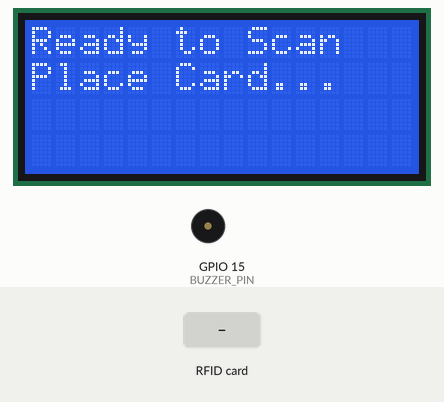
A sketch run on a simulated ESP32. On the bench: 16×4 character LCD, buzzer (waves = sounding). The inputs (shaded band) are chosen by the test bench. What the sketch prints to the serial monitor is not drawn.

Above: at 3.7 s.
3.8 s: RFID card 73 92 83 FE held to the reader
At 5.3 s:
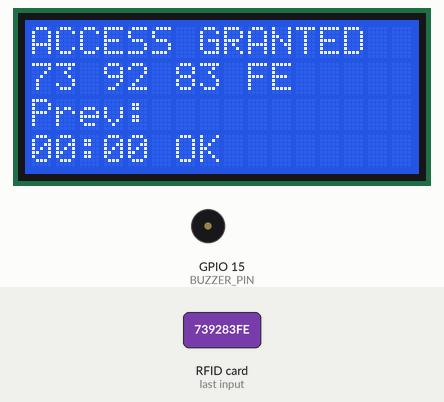
5.9 s: RFID card 5E 7A 19 C4 held to the reader
At 8.7 s:
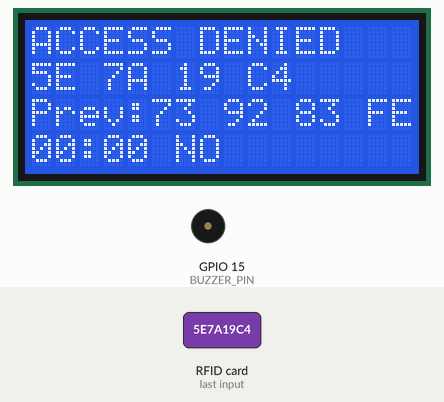
8.9 s: RFID card 45 63 9F 28 held to the reader
At 11.7 s:
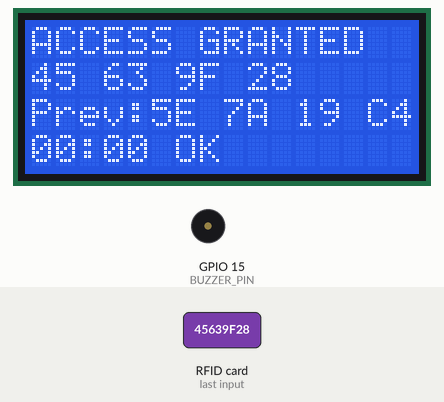
11.9 s: RFID card 2A B1 FD 3E held to the reader
At 15.1 s:
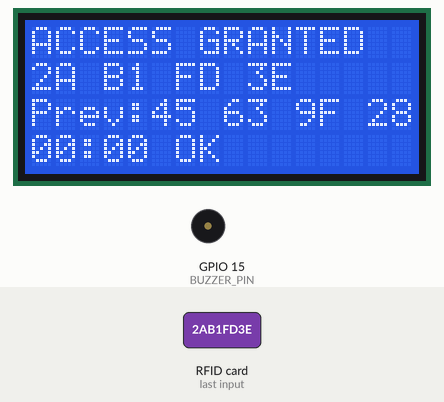
Timing chart, 0 to 16.6 s (numbered marks = the images above; inputs shaded):
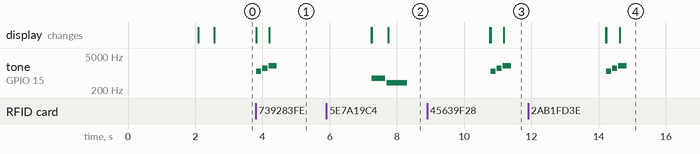

The sketch:

RFID_ESP_16x4_test.ino
```cpp
#include <SPI.h>
#include <MFRC522.h>
#include <Wire.h>
#include <LiquidCrystal_I2C.h>

// ====================== PINS ======================
#define SS_PIN      4
#define RST_PIN     5
#define BUZZER_PIN  15

// ====================== LCD =======================
LiquidCrystal_I2C lcd(0x27, 16, 4);

// ====================== RFID ======================
MFRC522 rfid(SS_PIN, RST_PIN);

// ====================== AUTHORIZED UIDS ======================
String allowedUIDs[] = {
  "73 92 83 FE",
  "45 63 9F 28",
  "2A B1 FD 3E"
};

const int numAllowed =
  sizeof(allowedUIDs) / sizeof(allowedUIDs[0]);

// ====================== HISTORY ======================
String history[3] = {"", "", ""};

// ====================== SIMPLE CLOCK ======================
int hours = 0;
int minutes = 0;

void updateTime() {
  unsigned long secs = millis() / 1000;

  minutes = (secs / 60) % 60;
  hours   = (secs / 3600) % 24;
}

String getTimeString() {
  char buf[6];
  sprintf(buf, "%02d:%02d", hours, minutes);
  return String(buf);
}

// ====================== LCD ROWS ======================
void setLCDRow(byte row) {

  switch (row) {

    case 0:
      lcd.command(0x80);
      break;

    case 1:
      lcd.command(0xC0);
      break;

    case 2:
      lcd.command(0x90);
      break;

    case 3:
      lcd.command(0xD0);
      break;
  }

  delayMicroseconds(100);
}

// ====================== SOUNDS ======================
void successSound() {

  tone(BUZZER_PIN, 1200, 150);
  delay(180);

  tone(BUZZER_PIN, 1600, 150);
  delay(180);

  tone(BUZZER_PIN, 2000, 250);
}

void deniedSound() {

  tone(BUZZER_PIN, 600, 400);
  delay(450);

  tone(BUZZER_PIN, 400, 600);
}

// ====================== SETUP ======================
void setup() {

  Serial.begin(115200);

  delay(2000);

  pinMode(BUZZER_PIN, OUTPUT);

  // I2C
  Wire.begin(21, 22);

  // LCD
  lcd.init();
  lcd.backlight();
  lcd.clear();

  setLCDRow(0);
  lcd.print("RFID SYSTEM");

  setLCDRow(1);
  lcd.print("Initializing");

  // SPI + RFID
  SPI.begin(18, 19, 23, SS_PIN);

  delay(200);

  rfid.PCD_Init();

  delay(200);

  Serial.println("RFID Ready");

  lcd.clear();

  setLCDRow(0);
  lcd.print("Ready to Scan");

  setLCDRow(1);
  lcd.print("Place Card...");
}

// ====================== LOOP ======================
void loop() {

  updateTime();

  if (!rfid.PICC_IsNewCardPresent())
    return;

  if (!rfid.PICC_ReadCardSerial())
    return;

  String uidString = "";

  for (byte i = 0; i < rfid.uid.size; i++) {

    if (rfid.uid.uidByte[i] < 0x10)
      uidString += "0";

    uidString += String(rfid.uid.uidByte[i], HEX);

    if (i < rfid.uid.size - 1)
      uidString += " ";
  }

  uidString.toUpperCase();

  Serial.print("UID: ");
  Serial.println(uidString);

  bool authorized = false;

  for (int i = 0; i < numAllowed; i++) {

    if (uidString == allowedUIDs[i]) {

      authorized = true;
      break;
    }
  }

  // Store history
  history[2] = history[1];
  history[1] = history[0];
  history[0] = uidString;

  lcd.clear();

  // Row 0
  setLCDRow(0);

  if (authorized) {
    lcd.print("ACCESS GRANTED");
    successSound();
  }
  else {
    lcd.print("ACCESS DENIED");
    deniedSound();
  }

  // Row 1
  setLCDRow(1);
  lcd.print(uidString);

  // Row 2
  setLCDRow(2);
  lcd.print("Prev:");

  if (history[1] != "") {
    lcd.print(history[1].substring(0, 11));
  }

  // Row 3
  setLCDRow(3);
  lcd.print(getTimeString());

  lcd.print(" ");

  if (authorized)
    lcd.print("OK");
  else
    lcd.print("NO");

  rfid.PICC_HaltA();
  rfid.PCD_StopCrypto1();

  delay(3000);

  lcd.clear();

  setLCDRow(0);
  lcd.print("Ready to Scan");

  setLCDRow(1);
  lcd.print("Place Card...");
}
```

Measured:
- after the input at 3.8 s, tone on GPIO 15 (BUZZER_PIN): plays 1200 Hz for 0.15 s, 1600 Hz for 0.15 s, 2000 Hz for 0.25 s, starting at once; the display: first changes at once (image 1 shows a later state)
- after the input at 5.9 s, tone on GPIO 15 (BUZZER_PIN): silent → 600 Hz after 1.4 s, → silent 0.40 s later, → 400 Hz 0.05 s later, → silent 0.60 s later; the display: first differs from a run without the input after 1.4 s (image 2 shows a later state)
- after the input at 8.9 s, tone on GPIO 15 (BUZZER_PIN): plays 1200 Hz for 0.15 s, 1600 Hz for 0.15 s, 2000 Hz for 0.25 s, starting after 1.9 s; the display: first differs from a run without the input after 1.9 s (image 3 shows a later state)
- after the input at 11.9 s, tone on GPIO 15 (BUZZER_PIN): plays 1200 Hz for 0.15 s, 1600 Hz for 0.15 s, 2000 Hz for 0.25 s, starting after 2.3 s; the display: first differs from a run without the input after 2.3 s (image 4 shows a later state)
